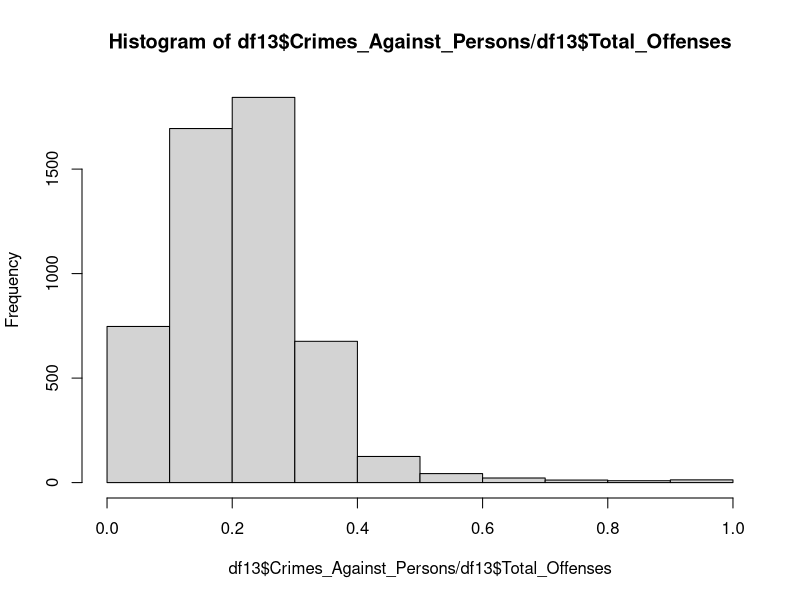
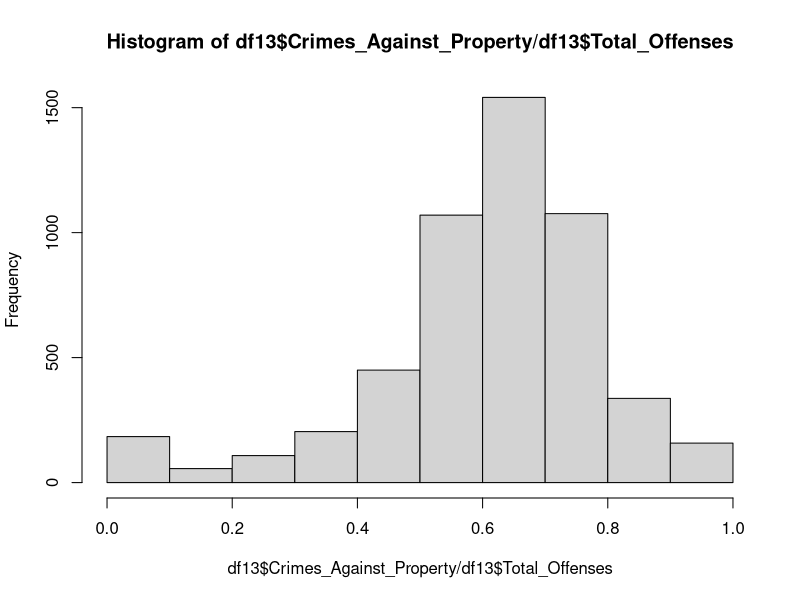
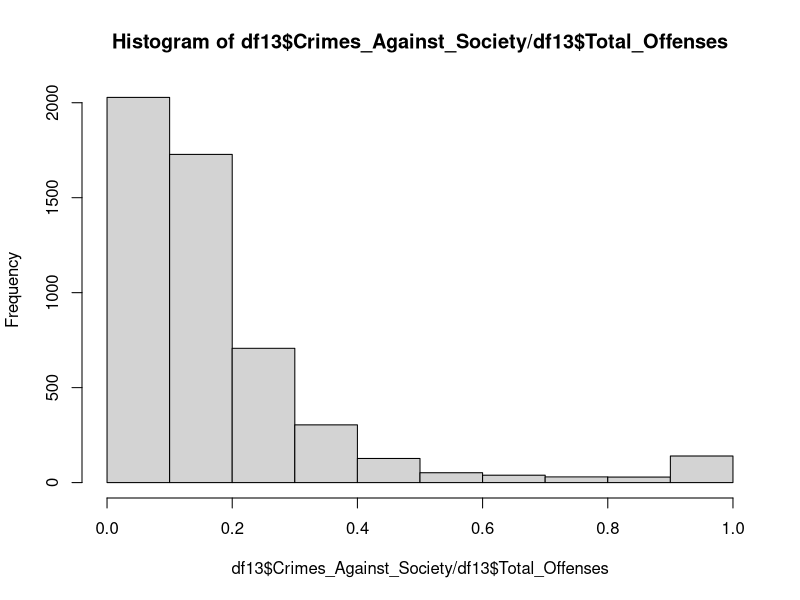

Source code (R) for these figures, in order: (Note: this script raises an error after producing the figures.)
setwd(dir='Desktop/Spring 2016/CS 7001/Project_1/part_2/')

df13<-read.csv('output_data/new_2013.csv')

# histograms of super-types of crime
hist(df13$Crimes_Against_Persons/df13$Total_Offenses)
hist(df13$Crimes_Against_Property/df13$Total_Offenses)
hist(df13$Crimes_Against_Society/df13$Total_Offenses)

# transform counts into proportions (each offense/total offense)
prop13<-df13[, 7:ncol(df13)]/df13$Total_Offenses
